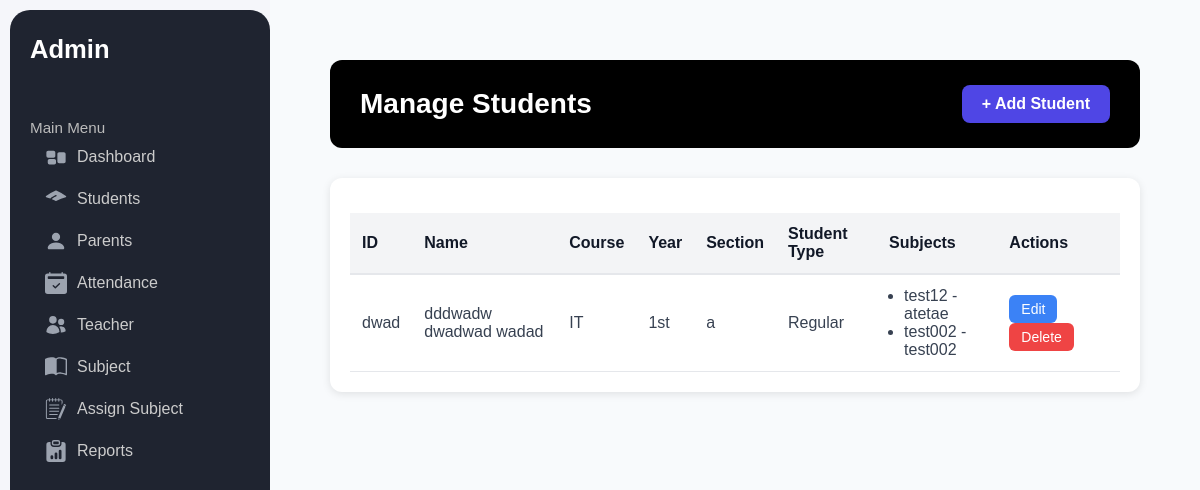
Screenshot of /accounts/student/ with the database file from the repository.
### accounts/models.py (models this page shows, shortened)
class StudentProfile(models.Model):
    user = models.OneToOneField(CustomUser, on_delete=models.CASCADE, limit_choices_to={'role': 'student'})
    student_ID = models.CharField(primary_key=True, max_length=10)
    first_name = models.CharField(max_length=50)
    middle_name = models.CharField(max_length=50, blank=True, null=True)
    last_name = models.CharField(max_length=50)
    course = models.ForeignKey("academics.Course", on_delete=models.SET_NULL, null=True)
    parents = models.ManyToManyField(ParentProfile, related_name='students', blank=True)
    year = models.CharField(max_length=10, choices=YEAR_LEVEL_CHOICES)
    section = models.CharField(max_length=5, choices=SECTION_CHOICES)
    is_regular = models.CharField(max_length=10, choices=STUDENT_STATUS_CHOICES)
    subjects = models.ManyToManyField("academics.Subject", related_name='students', blank=True)

### academics/models.py (models this page shows, shortened)
class Course(models.Model):
    name = models.CharField(max_length=255)
    description = models.CharField(max_length=255)

class Subject(models.Model):
    course = models.ForeignKey(Course, on_delete=models.SET_NULL, null=True)
    subject_code = models.CharField(max_length=20)
    name = models.CharField(max_length=255)
    semester_number = models.CharField(max_length=3, choices=[('1st','1st Semester'),('2nd','2nd Semester')])
    class Meta:
        unique_together = ('subject_code','semester_number')

### accounts/views.py (the view)
# urls.py: path('student/',views.manage_student,name='manage_student'),
def manage_student(request):
    students = StudentProfile.objects.select_related('course').prefetch_related('subjects').all()
    return render(request, 'dashboard/managestudents.html', {'students': students})

### dashboard/templates/dashboard/managestudents.html (shortened to what this page needs)
{% extends 'base.html' %}
{% load static %}
{% block content %}
<div class="dashboard-container">
  <div class="dashboard-header">
    <h2>Manage Students</h2>
    <a href="{% url 'accounts:add_student' %}" class="add-student-btn">+ Add Student</a>
  </div>
  <div class="attendance-box">
    <table class="recent-table">
      <thead>
        <tr>
          <th>ID</th>
          <th>Name</th>
          <th>Course</th>
          <th>Year</th>
          <th>Section</th>
          <th>Student Type</th>
          <th>Subjects</th>
          <th>Actions</th>
        </tr>
      </thead>
      <tbody>
        {% for student in students %}
        <tr>
          <td>{{ student.student_ID }}</td>
          <td>{{ student.first_name }} {{ student.middle_name }} {{ student.last_name }}</td>
          <td>{{ student.course.name|default:"N/A" }}</td>
          <td>{{ student.year }}</td>
          <td>{{ student.section }}</td>
          <td>
            {% if student.is_regular == 'reg' %}
              Regular
            {% elif student.is_regular == 'irreg' %}
              Irregular
            {% else %}
              {{ student.is_regular }}
            {% endif %}
          </td>
          <td>
            {% with student.subjects.all as subjects %}
              {% if subjects %}
                <ul style="margin:0; padding-left: 15px;">
                  {% for subject in subjects %}
                    <li>{{ subject.subject_code }} - {{ subject.name }}</li>
                  {% endfor %}
                </ul>
              {% else %}
                <span style="color: #9ca3af;">No subjects</span>
              {% endif %}
            {% endwith %}
          </td>
          <td>
            <a href="javascript:void(0);"
   onclick="window.location.href='{% url 'accounts:edit_student' student.student_ID %}'; event.stopPropagation();"
   class="edit-btn">Edit</a>
            <a href="javascript:void(0);"
   class="delete-btn"
   onclick="if(confirm('Are you sure you want to delete {{ student.first_name }} {{ student.last_name }}?')) { window.location.href='{% url 'accounts:delete_student' student.student_ID %}'; }">
   Delete
</a>
          </td>
        </tr>
        {% empty %}
        <tr>
          <td colspan="8" class="empty-row">No students found.</td>
        </tr>
        {% endfor %}
      </tbody>
    </table>
  </div>
</div>
{% endblock %}

### core/static/css/styles.css (style rules this page uses)
* { margin: 0; padding: 0; box-sizing: border-box; font-family: "Poppins", sans-serif; }
body { background-color: #f5f6fa; display: flex; height: 100vh; color: #fff; }
.dashboard-container { padding: 30px; font-family: 'Poppins', sans-serif; }
.dashboard-header { background: #000; color: #fff; padding: 25px 30px; border-radius: 12px; margin-bottom: 30px; }
.dashboard-header h2 { margin: 0; font-size: 28px; font-weight: 700; }
.attendance-box, .recent-box { background: #fff; border-radius: 12px; box-shadow: 0 2px 8px rgba(0,0,0,0.1); padding: 20px; flex: 1; }
.recent-table { width: 100%; border-collapse: collapse; margin-top: 15px; }
.recent-table th, .recent-table td { border-bottom: 1px solid #ddd; padding: 10px; text-align: left; }
.add-student-btn , .add-subject-btn { background-color: #1d4ed8; color: #fff; padding: 10px 20px; border-radius: 8px; text-decoration: none; font-weight: 600; transition: background-color 0.3s ease; }
.add-student-btn,.add-subject-btn:hover { background-color: #1e40af; }
.dashboard-header { display: flex; justify-content: space-between; align-items: center; background: #000; color: #fff; padding: 25px 30px; border-radius: 12px; margin-bottom: 30px; }
.attendance-box { flex: 1; background: #fff; border-radius: 12px; box-shadow: 0 2px 8px rgba(0,0,0,0.1); padding: 20px; }
.edit-btn { color: #16a34a; text-decoration: none; margin-right: 8px; font-weight: 500; }
.delete-btn { color: #dc2626; text-decoration: none; font-weight: 500; }

### dashboard/templates/dashboard/managestudents.html (style rules this page uses)
.dashboard-header { display: flex; justify-content: space-between; align-items: center; margin-bottom: 30px; }
.add-student-btn { background-color: #4f46e5; color: white; padding: 10px 20px; border-radius: 8px; text-decoration: none; font-weight: 600; transition: 0.3s; }
.attendance-box { background: white; padding: 20px; border-radius: 12px; box-shadow: 0 2px 8px rgba(0, 0, 0, 0.1); }
.recent-table { width: 100%; border-collapse: collapse; }
.recent-table thead th { background-color: #f3f4f6; padding: 12px; text-align: left; font-weight: 600; color: #111827; border-bottom: 2px solid #e5e7eb; }
.recent-table tbody td { padding: 12px; border-bottom: 1px solid #e5e7eb; color: #374151; }
.edit-btn, .delete-btn { padding: 6px 12px; border-radius: 6px; text-decoration: none; font-size: 14px; font-weight: 500; margin-right: 8px; display: inline-block; transition: 0.3s; }
.edit-btn { background-color: #3b82f6; color: white; }
.delete-btn { background-color: #ef4444; color: white; }

### rows the page displays
StudentProfile: student_ID "dwad", first_name "dddwadw", middle_name "dwadwad", last_name "wadad", course.name "IT", year "1st", section "a", is_regular "Regular"
Subject: subject_code "test12", name "atetae"
Subject: subject_code "test002", name "test002"
